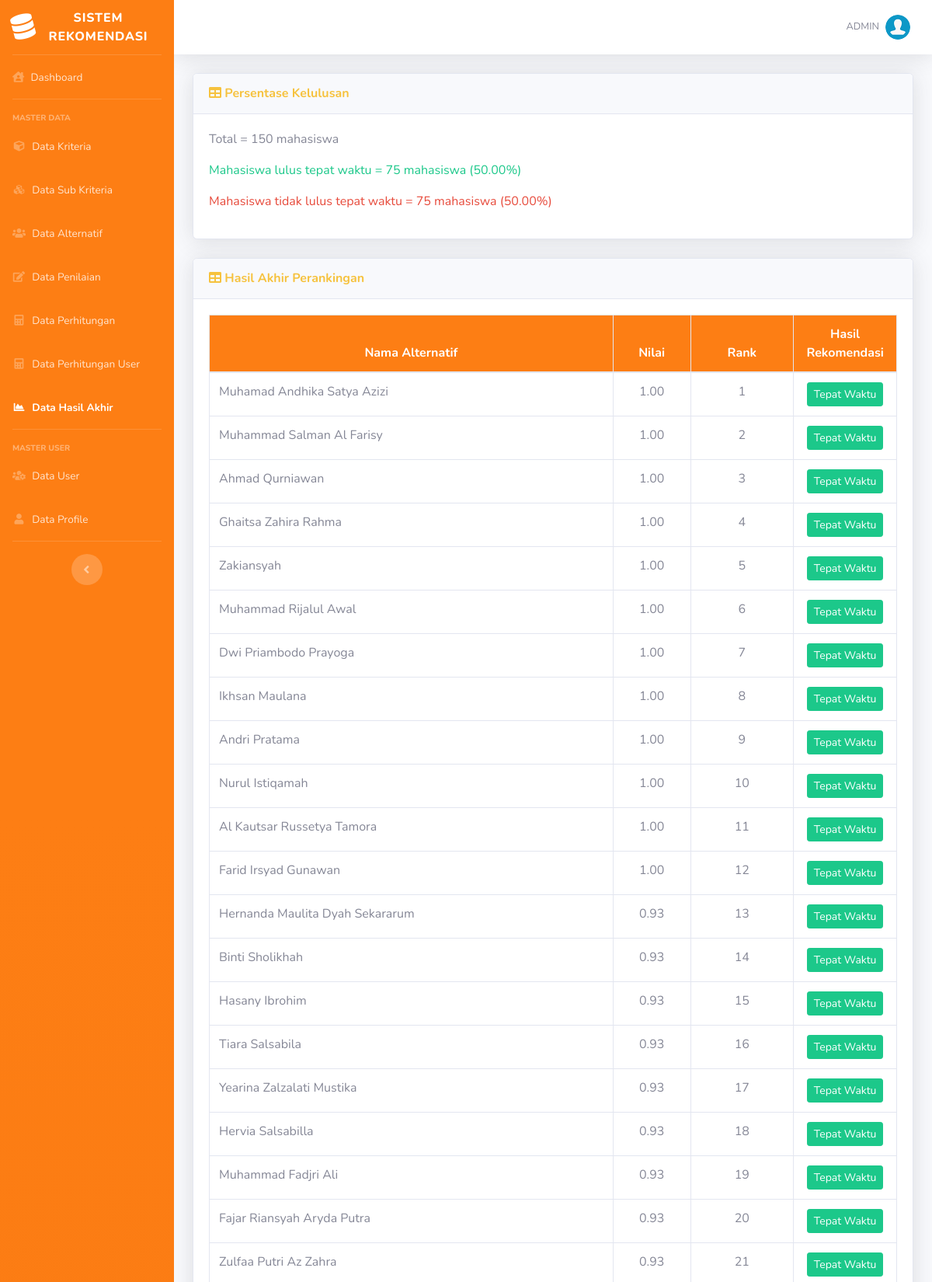
Screenshot of /hasil_user.php (signed in, upper part) with the database file from the repository.
### tables this page shows
CREATE TABLE `hasil` (
  `id_hasil` int(11) NOT NULL,
  `id_alternatif` int(11) NOT NULL,
  `nilai` float NOT NULL
);

CREATE TABLE `alternatif` (
  `id_alternatif` int(11) NOT NULL,
  `nama` varchar(100) NOT NULL,
  `id_user` int(11) NOT NULL
);

### includes/functions.php (called while the page is built, shortened)
<?php
function get_role() {
    if (isset($_SESSION['user_id']) && isset($_SESSION['role'])) {
        if ($_SESSION['role'] == '1') {
            return 'admin';
        } else {
            return 'user';
        }
    } else {
        return false;
    }
}

### hasil_user.php (the view, shortened to what this page needs)
<?php
require_once('includes/init.php');
$user_id = intval($_SESSION['user_id']);
$user_role = get_role();
if ($user_role === 'admin' || $user_role === 'user') {
    require_once('template/header.php');
    $stmt = $koneksi->prepare("
        SELECT hasil.*, alternatif.nama
        FROM hasil
        JOIN alternatif ON hasil.id_alternatif = alternatif.id_alternatif
        WHERE alternatif.id_user = ?
        ORDER BY hasil.nilai DESC
    ");
    $stmt->bind_param("i", $user_id);
    $stmt->execute();
    $result = $stmt->get_result();
    $rows = array();
    $total = 0;
    $tepat = 0;
    $tidak = 0;
    while ($data = $result->fetch_assoc()) {
        $rows[] = $data;
        $total++;
        if ($data['nilai'] > 0.5) {
            $tepat++;
        } else {
            $tidak++;
        }
    }
    $persen_tepat = $total > 0 ? ($tepat / $total * 100) : 0;
    $persen_tidak = $total > 0 ? ($tidak / $total * 100) : 0;
?>
<div class="card shadow mb-4">
    <div class="card-header py-3">
        <h6 class="m-0 font-weight-bold text-warning"><i class="fa fa-table"></i> Persentase Kelulusan</h6>
    </div>
    <div class="card-body">
        <p>Total = <?= $total ?> mahasiswa</p>
        <p class="text-success">
            Mahasiswa lulus tepat waktu = <?= $tepat ?> mahasiswa (<?= number_format($persen_tepat, 2) ?>%)
        </p>
        <p class="text-danger">
            Mahasiswa tidak lulus tepat waktu = <?= $tidak ?> mahasiswa (<?= number_format($persen_tidak, 2) ?>%)
        </p>
    </div>
</div>
<div class="card shadow mb-4">
    <div class="card-header py-3">
        <h6 class="m-0 font-weight-bold text-warning"><i class="fa fa-table"></i> Hasil Akhir Perankingan</h6>
    </div>
    <div class="card-body">
        <div class="table-responsive">
            <table class="table table-bordered" width="100%" cellspacing="0">
                <thead class="bg-orange text-white">
                    <tr align="center">
                        <th>Nama Alternatif</th>
                        <th>Nilai</th>
                        <th width="15%">Rank</th>
                        <th width="15%">Hasil Rekomendasi</th>
                    </tr>
                </thead>
                <tbody>
                    <?php
                    $no = 0;
                    foreach ($rows as $data) {
                        $no++;
                        $hasil_rekomendasi = $data['nilai'] > 0.5 ? 'Tepat Waktu' : 'Tidak Tepat Waktu';
                        $button_class = $data['nilai'] > 0.5 ? 'btn-success' : 'btn-danger';
                    ?>
                        <tr align="center">
                            <td align="left"><?= htmlspecialchars($data['nama']) ?></td>
                            <td><?= htmlspecialchars(number_format($data['nilai'], 2)) ?></td>
                            <td><?= $no ?></td>
                            <td><button class="btn <?= $button_class ?> btn-sm"><?= $hasil_rekomendasi ?></button></td>
                        </tr>
                    <?php } ?>
                </tbody>
            </table>
        </div>
    </div>
</div>
<?php
    require_once('template/footer.php');
} else {
    header('Location: login.php');
    exit;
}
?>

### assets/css/style.css (style rules this page uses)
.bg-orange { background-color: #fd7e14 !important; }

### rows the page displays
hasil: id_alternatif.nama "Muhamad Andhika Satya Azizi", nilai "1.00", nilai "Tepat Waktu"
hasil: id_alternatif.nama "Muhammad Salman Al Farisy", nilai "1.00", nilai "Tepat Waktu"
hasil: id_alternatif.nama "Ahmad Qurniawan", nilai "1.00", nilai "Tepat Waktu"
hasil: id_alternatif.nama "Ghaitsa Zahira Rahma", nilai "1.00", nilai "Tepat Waktu"
hasil: id_alternatif.nama "Zakiansyah", nilai "1.00", nilai "Tepat Waktu"
hasil: id_alternatif.nama "Muhammad Rijalul Awal", nilai "1.00", nilai "Tepat Waktu"
hasil: id_alternatif.nama "Dwi Priambodo Prayoga", nilai "1.00", nilai "Tepat Waktu"
hasil: id_alternatif.nama "Ikhsan Maulana", nilai "1.00", nilai "Tepat Waktu"
hasil: id_alternatif.nama "Andri Pratama", nilai "1.00", nilai "Tepat Waktu"
hasil: id_alternatif.nama "Nurul Istiqamah", nilai "1.00", nilai "Tepat Waktu"
hasil: id_alternatif.nama "Al Kautsar Russetya Tamora", nilai "1.00", nilai "Tepat Waktu"
hasil: id_alternatif.nama "Farid Irsyad Gunawan", nilai "1.00", nilai "Tepat Waktu"
hasil: id_alternatif.nama "Hernanda Maulita Dyah Sekararum", nilai "0.93", nilai "Tepat Waktu"
hasil: id_alternatif.nama "Binti Sholikhah", nilai "0.93", nilai "Tepat Waktu"
hasil: id_alternatif.nama "Hasany Ibrohim", nilai "0.93", nilai "Tepat Waktu"
hasil: id_alternatif.nama "Tiara Salsabila", nilai "0.93", nilai "Tepat Waktu"
hasil: id_alternatif.nama "Yearina Zalzalati Mustika", nilai "0.93", nilai "Tepat Waktu"
hasil: id_alternatif.nama "Hervia Salsabilla", nilai "0.93", nilai "Tepat Waktu"
hasil: id_alternatif.nama "Muhammad Fadjri Ali", nilai "0.93", nilai "Tepat Waktu"
hasil: id_alternatif.nama "Fajar Riansyah Aryda Putra", nilai "0.93", nilai "Tepat Waktu"
hasil: id_alternatif.nama "Zulfaa Putri Az Zahra", nilai "0.93", nilai "Tepat Waktu"

### other values shown
$_SESSION['username'] "ADMIN"
$total "150"
$tepat "75"
$persen_tepat "50.00"
$tidak "75"
$persen_tidak "50.00"
